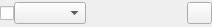
<?xml version="1.0" encoding="UTF-8"?>
<ui version="4.0">
 <class>BooleanEdit</class>
 <widget class="QWidget" name="BooleanEdit">
  <property name="geometry">
   <rect>
    <x>0</x>
    <y>0</y>
    <width>212</width>
    <height>27</height>
   </rect>
  </property>
  <property name="windowTitle">
   <string>Form</string>
  </property>
  <layout class="QHBoxLayout" name="horizontalLayout">
   <property name="spacing">
    <number>0</number>
   </property>
   <property name="margin">
    <number>0</number>
   </property>
   <item>
    <widget class="QCheckBox" name="checkBox">
     <property name="text">
      <string/>
     </property>
    </widget>
   </item>
   <item>
    <widget class="ActionTools::CodeComboBox" name="comboBox"/>
   </item>
   <item>
    <spacer name="horizontalSpacer">
     <property name="orientation">
      <enum>Qt::Horizontal</enum>
     </property>
     <property name="sizeHint" stdset="0">
      <size>
       <width>40</width>
       <height>20</height>
      </size>
     </property>
    </spacer>
   </item>
   <item>
    <widget class="ActionTools::SwitchTextModePushButton" name="switchTextModePushButton">
     <property name="sizePolicy">
      <sizepolicy hsizetype="Fixed" vsizetype="Fixed">
       <horstretch>10</horstretch>
       <verstretch>0</verstretch>
      </sizepolicy>
     </property>
     <property name="minimumSize">
      <size>
       <width>25</width>
       <height>0</height>
      </size>
     </property>
     <property name="maximumSize">
      <size>
       <width>25</width>
       <height>16777215</height>
      </size>
     </property>
     <property name="text">
      <string/>
     </property>
    </widget>
   </item>
  </layout>
 </widget>
 <customwidgets>
  <customwidget>
   <class>ActionTools::SwitchTextModePushButton</class>
   <extends>QPushButton</extends>
   <header>actiontools/switchtextmodepushbutton.hpp</header>
  </customwidget>
  <customwidget>
   <class>ActionTools::CodeComboBox</class>
   <extends>QComboBox</extends>
   <header>actiontools/codecombobox.hpp</header>
  </customwidget>
 </customwidgets>
 <resources/>
 <connections/>
</ui>
